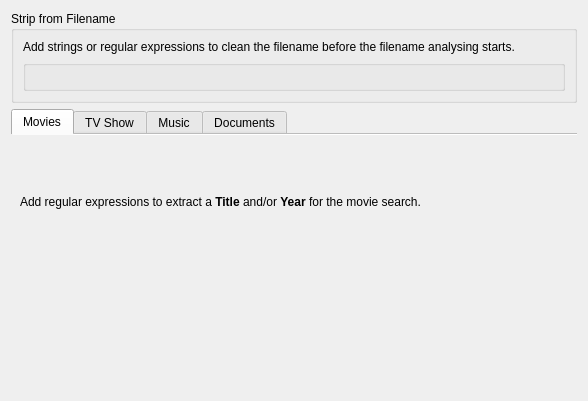
<?xml version="1.0" encoding="UTF-8"?>
<ui version="4.0">
 <class>ConfigRegExp</class>
 <widget class="QWidget" name="ConfigRegExp">
  <property name="geometry">
   <rect>
    <x>0</x>
    <y>0</y>
    <width>588</width>
    <height>401</height>
   </rect>
  </property>
  <property name="sizePolicy">
   <sizepolicy hsizetype="Preferred" vsizetype="Minimum">
    <horstretch>0</horstretch>
    <verstretch>0</verstretch>
   </sizepolicy>
  </property>
  <property name="windowTitle">
   <string>Form</string>
  </property>
  <layout class="QVBoxLayout" name="verticalLayout_5">
   <item>
    <widget class="QGroupBox" name="groupBox">
     <property name="sizePolicy">
      <sizepolicy hsizetype="Minimum" vsizetype="Minimum">
       <horstretch>0</horstretch>
       <verstretch>0</verstretch>
      </sizepolicy>
     </property>
     <property name="title">
      <string>Strip from Filename</string>
     </property>
     <layout class="QVBoxLayout" name="verticalLayout_6">
      <item>
       <widget class="QLabel" name="label">
        <property name="sizePolicy">
         <sizepolicy hsizetype="Minimum" vsizetype="Minimum">
          <horstretch>0</horstretch>
          <verstretch>0</verstretch>
         </sizepolicy>
        </property>
        <property name="text">
         <string>Add strings or regular expressions to clean the filename before the filename analysing starts.</string>
        </property>
        <property name="wordWrap">
         <bool>true</bool>
        </property>
       </widget>
      </item>
      <item>
       <widget class="KEditListBox" name="rbStrip">
        <property name="sizePolicy">
         <sizepolicy hsizetype="Minimum" vsizetype="Fixed">
          <horstretch>0</horstretch>
          <verstretch>0</verstretch>
         </sizepolicy>
        </property>
        <property name="maximumSize">
         <size>
          <width>16777215</width>
          <height>170</height>
         </size>
        </property>
        <property name="flat">
         <bool>true</bool>
        </property>
       </widget>
      </item>
     </layout>
    </widget>
   </item>
   <item>
    <widget class="QTabWidget" name="tabwidget">
     <property name="sizePolicy">
      <sizepolicy hsizetype="MinimumExpanding" vsizetype="MinimumExpanding">
       <horstretch>0</horstretch>
       <verstretch>0</verstretch>
      </sizepolicy>
     </property>
     <property name="currentIndex">
      <number>0</number>
     </property>
     <property name="documentMode">
      <bool>true</bool>
     </property>
     <widget class="QWidget" name="tab">
      <property name="sizePolicy">
       <sizepolicy hsizetype="MinimumExpanding" vsizetype="Minimum">
        <horstretch>0</horstretch>
        <verstretch>0</verstretch>
       </sizepolicy>
      </property>
      <attribute name="title">
       <string>Movies</string>
      </attribute>
      <layout class="QVBoxLayout" name="verticalLayout_4">
       <item>
        <widget class="QLabel" name="label_2">
         <property name="text">
          <string>Add regular expressions to extract a &lt;b&gt;Title&lt;/b&gt; and/or &lt;b&gt;Year&lt;/b&gt; for the movie search.</string>
         </property>
         <property name="scaledContents">
          <bool>false</bool>
         </property>
         <property name="wordWrap">
          <bool>true</bool>
         </property>
        </widget>
       </item>
       <item>
        <widget class="NepomukWebMiner::RegExpBox" name="rbMovies" native="true">
         <property name="sizePolicy">
          <sizepolicy hsizetype="MinimumExpanding" vsizetype="Minimum">
           <horstretch>0</horstretch>
           <verstretch>0</verstretch>
          </sizepolicy>
         </property>
        </widget>
       </item>
      </layout>
     </widget>
     <widget class="QWidget" name="tab_2">
      <property name="sizePolicy">
       <sizepolicy hsizetype="MinimumExpanding" vsizetype="Minimum">
        <horstretch>0</horstretch>
        <verstretch>0</verstretch>
       </sizepolicy>
      </property>
      <attribute name="title">
       <string>TV Show</string>
      </attribute>
      <layout class="QVBoxLayout" name="verticalLayout">
       <item>
        <widget class="QLabel" name="label_3">
         <property name="text">
          <string>Add regular expressions to extract &lt;b&gt;Showname&lt;/b&gt;, &lt;b&gt;Season&lt;/b&gt;, &lt;b&gt;Episodetitle&lt;/b&gt;, &lt;b&gt;Episodenumber&lt;/b&gt; for the tvshow search.</string>
         </property>
         <property name="wordWrap">
          <bool>true</bool>
         </property>
        </widget>
       </item>
       <item>
        <widget class="NepomukWebMiner::RegExpBox" name="rbTvShows" native="true">
         <property name="sizePolicy">
          <sizepolicy hsizetype="MinimumExpanding" vsizetype="Minimum">
           <horstretch>0</horstretch>
           <verstretch>0</verstretch>
          </sizepolicy>
         </property>
        </widget>
       </item>
      </layout>
     </widget>
     <widget class="QWidget" name="tab_3">
      <property name="sizePolicy">
       <sizepolicy hsizetype="MinimumExpanding" vsizetype="Minimum">
        <horstretch>0</horstretch>
        <verstretch>0</verstretch>
       </sizepolicy>
      </property>
      <attribute name="title">
       <string>Music</string>
      </attribute>
      <layout class="QVBoxLayout" name="verticalLayout_2">
       <item>
        <widget class="QLabel" name="label_4">
         <property name="text">
          <string>Add regular expressions to extract &lt;b&gt;Artist&lt;/b&gt;, &lt;b&gt;Album&lt;/b&gt;, &lt;b&gt;Track&lt;/b&gt; for the music search.</string>
         </property>
         <property name="wordWrap">
          <bool>true</bool>
         </property>
        </widget>
       </item>
       <item>
        <widget class="NepomukWebMiner::RegExpBox" name="rbMusic" native="true">
         <property name="sizePolicy">
          <sizepolicy hsizetype="MinimumExpanding" vsizetype="Minimum">
           <horstretch>0</horstretch>
           <verstretch>0</verstretch>
          </sizepolicy>
         </property>
        </widget>
       </item>
      </layout>
     </widget>
     <widget class="QWidget" name="tab_4">
      <property name="sizePolicy">
       <sizepolicy hsizetype="MinimumExpanding" vsizetype="Minimum">
        <horstretch>0</horstretch>
        <verstretch>0</verstretch>
       </sizepolicy>
      </property>
      <attribute name="title">
       <string>Documents</string>
      </attribute>
      <layout class="QVBoxLayout" name="verticalLayout_3">
       <item>
        <widget class="QLabel" name="label_5">
         <property name="text">
          <string>Add regular expressions to extract &lt;b&gt;Author&lt;/b&gt;, &lt;b&gt;Title&lt;/b&gt;, &lt;b&gt;Year&lt;/b&gt; for the document search.</string>
         </property>
         <property name="wordWrap">
          <bool>true</bool>
         </property>
        </widget>
       </item>
       <item>
        <widget class="NepomukWebMiner::RegExpBox" name="rbDocuments" native="true">
         <property name="sizePolicy">
          <sizepolicy hsizetype="MinimumExpanding" vsizetype="Minimum">
           <horstretch>0</horstretch>
           <verstretch>0</verstretch>
          </sizepolicy>
         </property>
        </widget>
       </item>
      </layout>
     </widget>
    </widget>
   </item>
  </layout>
 </widget>
 <customwidgets>
  <customwidget>
   <class>KEditListBox</class>
   <extends>QGroupBox</extends>
   <header>keditlistbox.h</header>
  </customwidget>
  <customwidget>
   <class>NepomukWebMiner::RegExpBox</class>
   <extends>QWidget</extends>
   <header location="global">regexpbox.h</header>
   <container>1</container>
  </customwidget>
 </customwidgets>
 <resources/>
 <connections/>
</ui>
